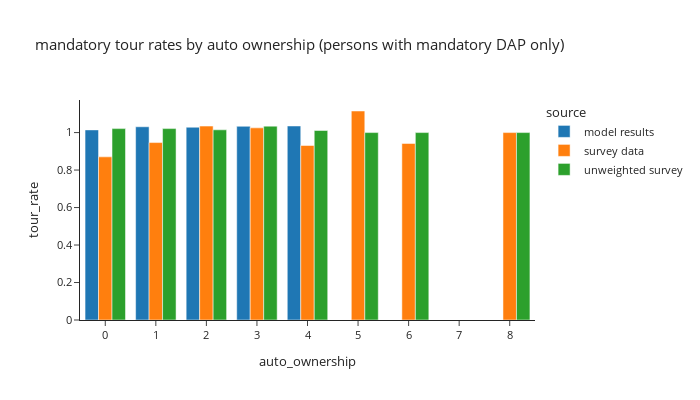

Write notebook code for a chart like this one.
### Code cell
df_1 = per_data.groupby(['source','auto_ownership'])['hh_weight_2017_2019'].sum().reset_index()
df_2 = tour_data.loc[tour_data['tour_category']=="mandatory"].groupby(['source','auto_ownership'])['trip_weight_2017_2019'].sum().reset_index()

# plot1
df_plot = df_1.merge(df_2, how='left', on=['source','auto_ownership'])
df_plot['tour_rate'] = df_plot['trip_weight_2017_2019']/df_plot['hh_weight_2017_2019']

fig = px.bar(df_plot, x="auto_ownership", y="tour_rate", color="source",barmode="group", template="simple_white",
             # color_discrete_sequence=config['psrc_color'],
             title="mandatory tour rates by auto ownership (persons with mandatory DAP only)")
fig.for_each_annotation(lambda a: a.update(text = a.text.split("=")[-1]))
fig.update_layout(height=400, width=700, font=dict(size=11))
fig.update_xaxes(dtick=1)
fig.show()

### Figure 1 — Plotly figure (JSON) as saved in the notebook; plotly's stock layout.template omitted (floating-point values rounded to 4 significant figures)
{"data": [{"alignmentgroup": "True", "hovertemplate": "source=model results<br>auto_ownership=%{x}<br>tour_rate=%{y}<extra></extra>", "legendgroup": "model results", "marker": {"color": "#1F77B4", "pattern": {"shape": ""}}, "name": "model results", "offsetgroup": "model results", "orientation": "v", "showlegend": true, "textposition": "auto", "type": "bar", "x": [0.0, 1.0, 2.0, 3.0, 4.0], "xaxis": "x", "y": [1.014, 1.031, 1.029, 1.034, 1.035], "yaxis": "y"}, {"alignmentgroup": "True", "hovertemplate": "source=survey data<br>auto_ownership=%{x}<br>tour_rate=%{y}<extra></extra>", "legendgroup": "survey data", "marker": {"color": "#FF7F0E", "pattern": {"shape": ""}}, "name": "survey data", "offsetgroup": "survey data", "orientation": "v", "showlegend": true, "textposition": "auto", "type": "bar", "x": [0.0, 1.0, 2.0, 3.0, 4.0, 5.0, 6.0, 8.0], "xaxis": "x", "y": [0.8705, 0.9467, 1.035, 1.025, 0.931, 1.115, 0.9421, 1.0], "yaxis": "y"}, {"alignmentgroup": "True", "hovertemplate": "source=unweighted survey<br>auto_ownership=%{x}<br>tour_rate=%{y}<extra></extra>", "legendgroup": "unweighted survey", "marker": {"color": "#2CA02C", "pattern": {"shape": ""}}, "name": "unweighted survey", "offsetgroup": "unweighted survey", "orientation": "v", "showlegend": true, "textposition": "auto", "type": "bar", "x": [0.0, 1.0, 2.0, 3.0, 4.0, 5.0, 6.0, 8.0], "xaxis": "x", "y": [1.021, 1.021, 1.015, 1.034, 1.011, 1.0, 1.0, 1.0], "yaxis": "y"}], "layout": {"barmode": "group", "font": {"size": 11}, "height": 400, "legend": {"title": {"text": "source"}, "tracegroupgap": 0}, "title": {"text": "mandatory tour rates by auto ownership (persons with mandatory DAP only)"}, "width": 700, "xaxis": {"anchor": "y", "domain": [0.0, 1.0], "dtick": 1, "title": {"text": "auto_ownership"}}, "yaxis": {"anchor": "x", "domain": [0.0, 1.0], "title": {"text": "tour_rate"}}}}
